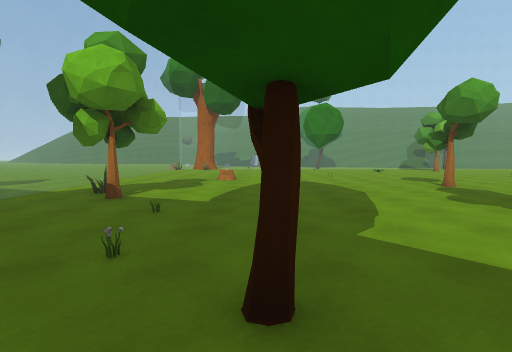
view 1 (above)

24 first-person views from a walk through a scene from a Unity 3-D project. The camera is 1.5 m above the floor, tilts 4° down and sees 85° across. The floor is counted in squares, 2 m on a side. Each view is taken from the middle of a square. On the plan, view 1 faces up. The plan holds only what a view shows up to about 10 squares ahead; the rest is blank. The place goes on beyond the plan. The player is left out. Some animated figures are left out. Some surface patterns are stand-ins.

view 2
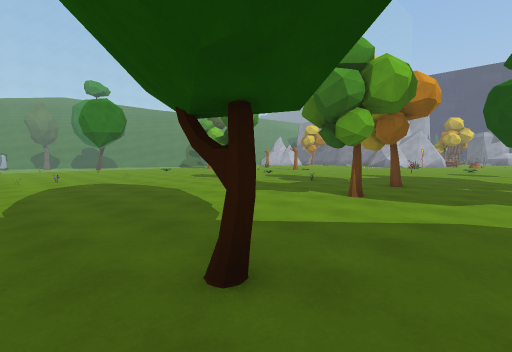

view 3
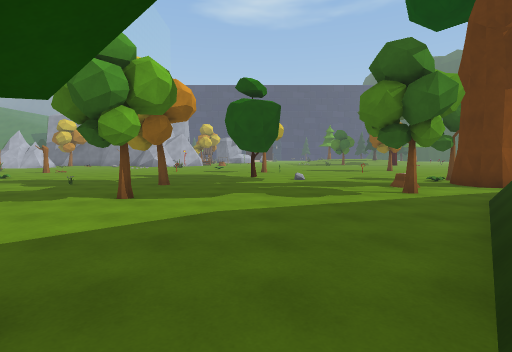

view 4
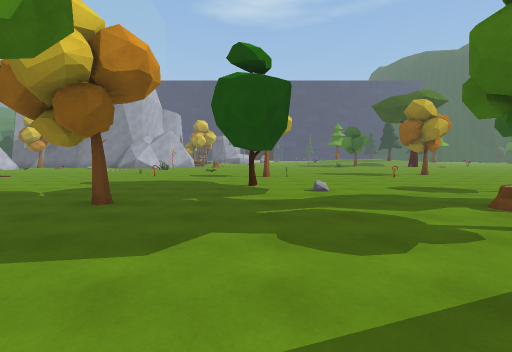

view 5
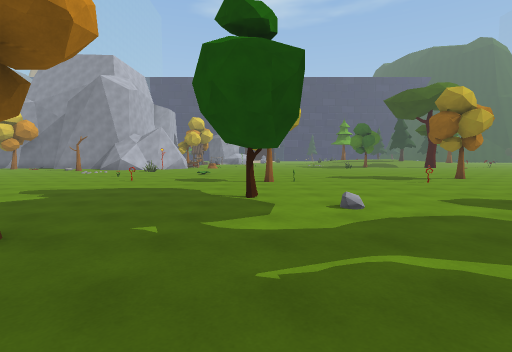

view 6
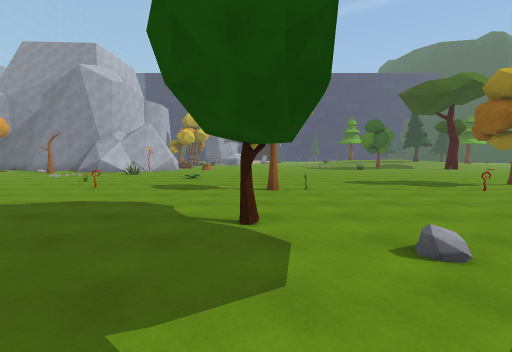

view 7
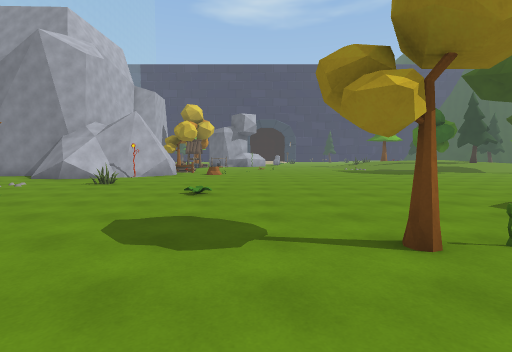

view 8
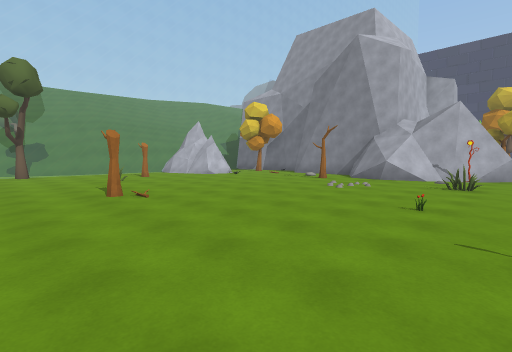

view 9
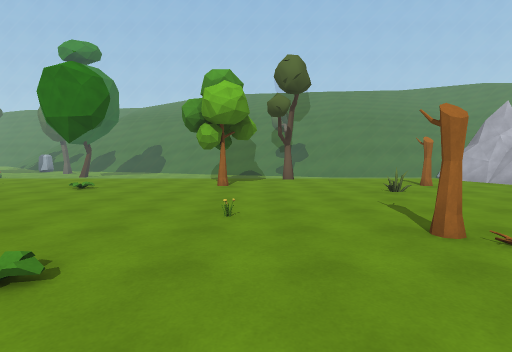

view 10
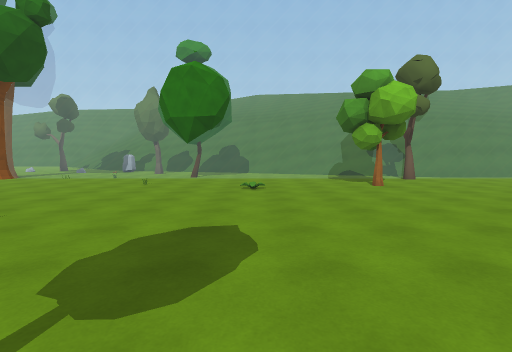

view 11
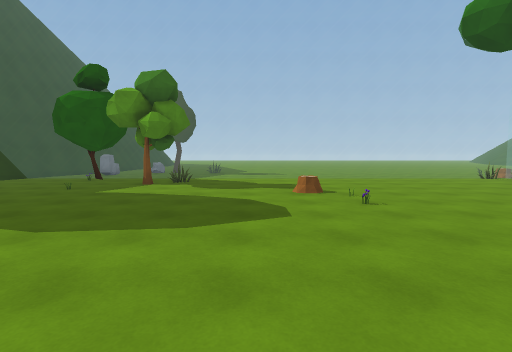

view 12
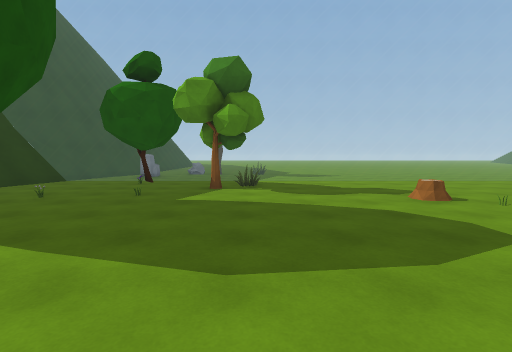

view 13
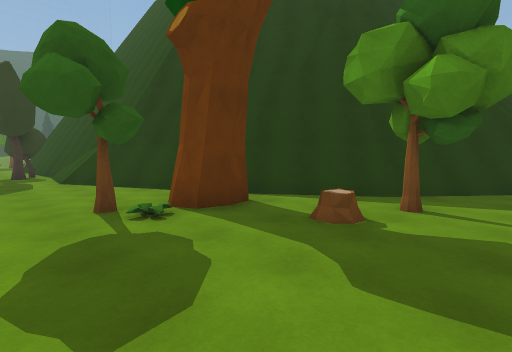

view 14
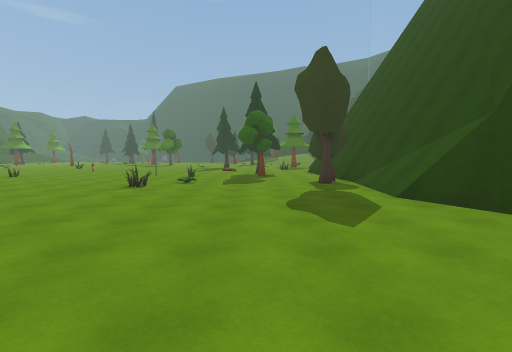

view 15
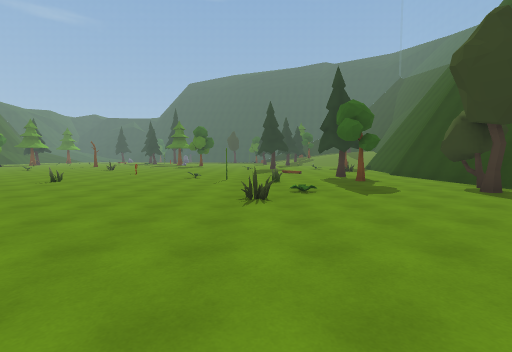

view 16
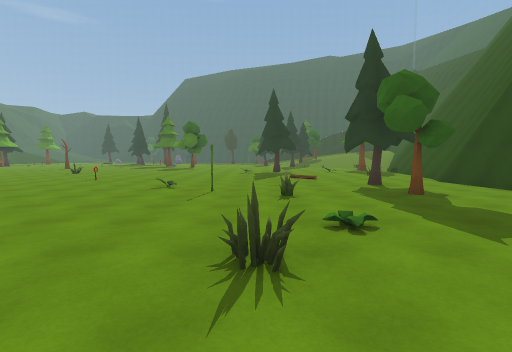

view 17
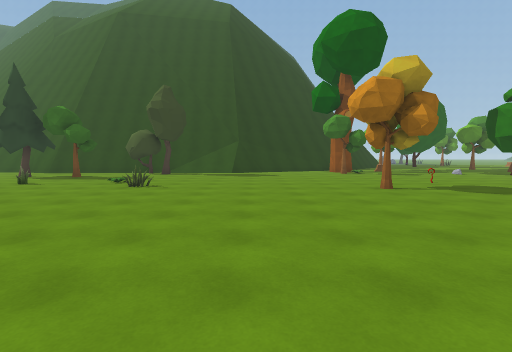

view 18
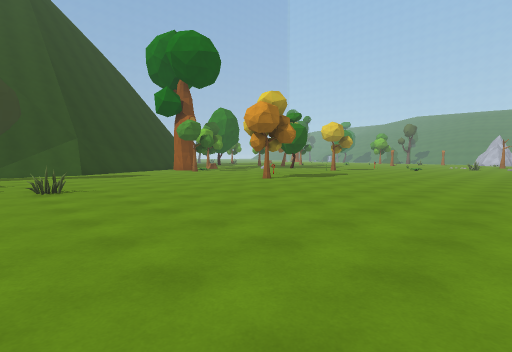

view 19
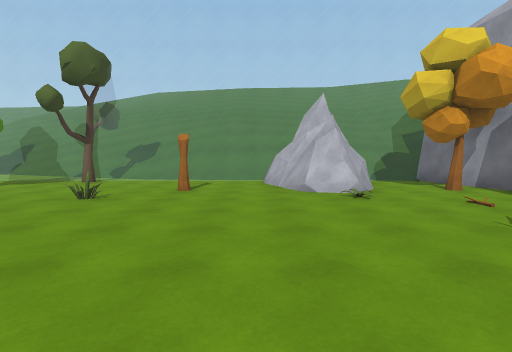

view 20
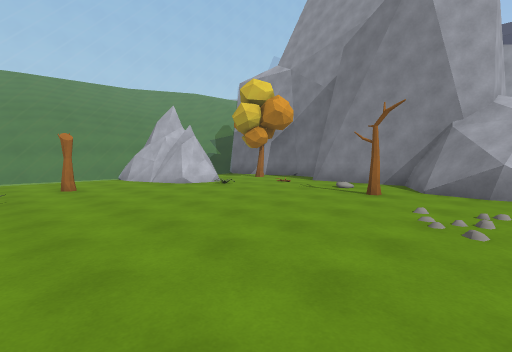

view 21
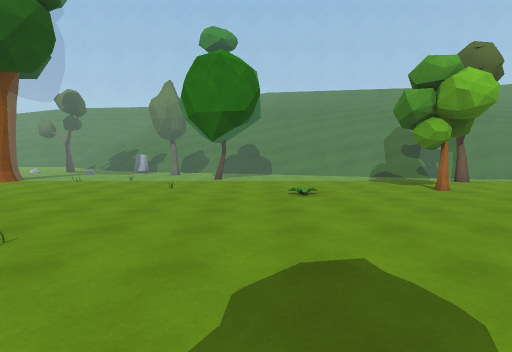

view 22
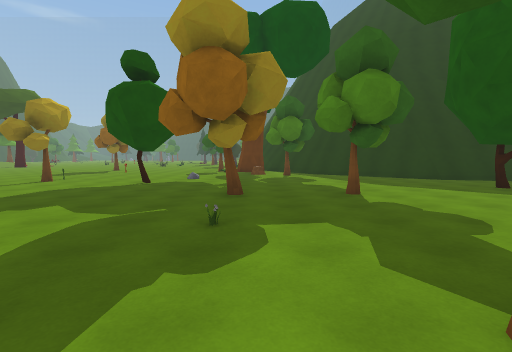

view 23
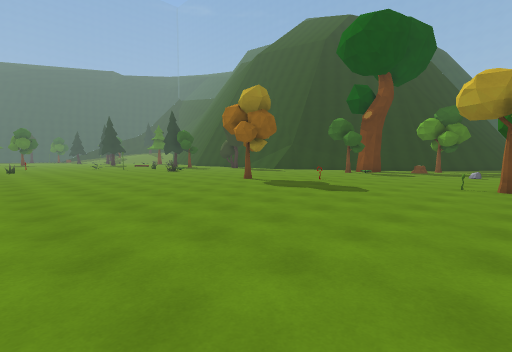

view 24
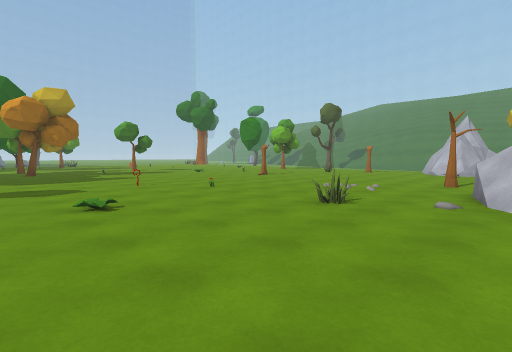

### Floor plan
Key: @ floor where view 1 was taken; # wall or solid block; . main floor; : floor 0.5 m higher than the main floor; + floor 1 m higher than the main floor; / step, stairs or slope; = window, fence, low wall or low ledge; ^ raised ledge; O other object.
Columns run from 6 left of view 1 to 20 right of it. Each row starts with its distance up from view 1.
 18    ..............:+#####  #
 17  O O===O===============O  =
 16  =OO..O..........O.....OOO.
 15  =.....................OO..
 14 .=.......O..O..O....O..OO.O
 13 .=.................O....O..
 12 .=.........................
 11 .=.........................
 10 .=....OO.O......O.O........
  9 .=...O........O..........O#
  8 .=...................../..#
  7 .=.........O.........../..#
  6 .=.O......................#
  5 .=.O........O.......O...O.O
  4 .=...O.............O.......
  3 .=O..........O.............
  2  =O..O....O.O.........O....
  1 .=....#....................
  0 ###...@........O..O........
 -1  =#####...........O........
 -2      ###...................
 -3        ##..O...............
 -4         ##..O..............
 -5          ##..O....O........
 -6           ###OO............
 -7            #.......O.......
 -8            ##..............
 -9            ##..............
-10            ##..............
-11            ^=#.............
-12             ^/.............
-13             #/.....O.......
-14             ##O...O........
-15              #O...........
-16              #....O......O.
-17              #..O...#......
-18              #..O....O.....
-19              #.............
-20              #..........O..
-21             ##.............

Positions as (right, up) in squares from view 1, and headings:
1: (0, 0), facing up
2: (-1, 0), facing up-right
3: (-1, 0), facing right
4: (2, 0), facing right
5: (4, 0), facing right
6: (6, 0), facing right
7: (10, 1), facing right
8: (10, 4), facing up-right
9: (10, 7), facing up
10: (6, 7), facing up
11: (5, 8), facing left
12: (4, 6), facing left
13: (9, -2), facing down-left
14: (10, -6), facing down
15: (13, -8), facing down
16: (13, -11), facing down
17: (20, -10), facing left
18: (20, -14), facing up-left
19: (16, 8), facing up
20: (13, 7), facing up-right
21: (5, 8), facing up
22: (6, 8), facing down
23: (20, 0), facing down-left
24: (20, 1), facing up-left
